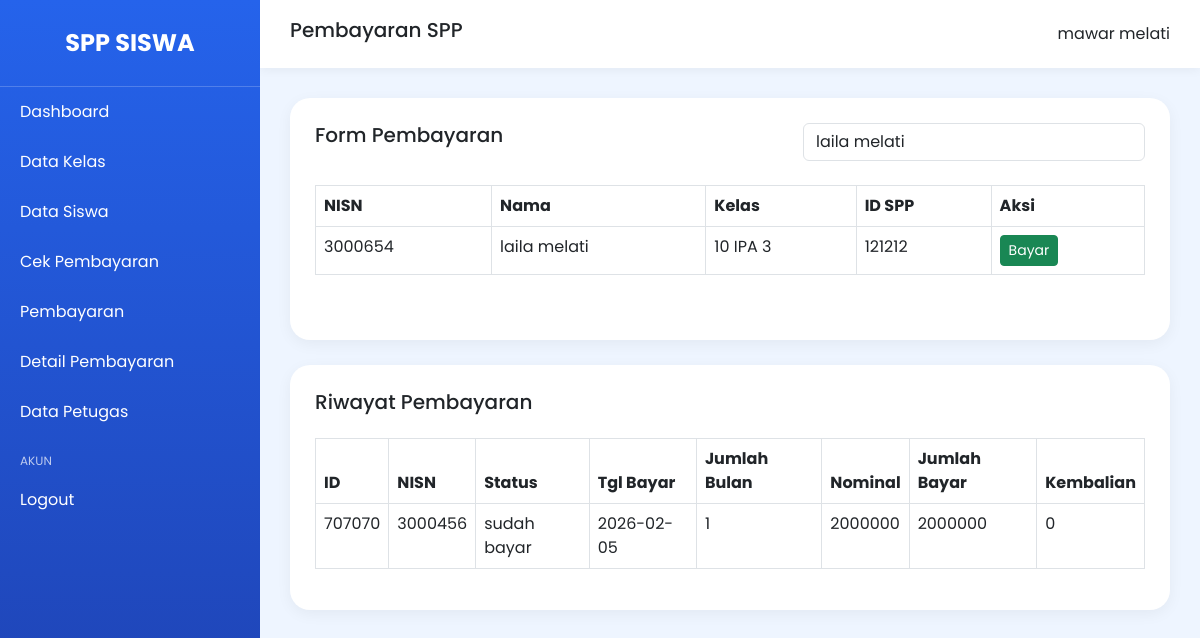
The app's page /modul/pembayaran/index.php?cari=laila melati (signed in) with its own data.
### tables this page shows
CREATE TABLE `tb_siswa` (
  `nisn` varchar(10) NOT NULL,
  `nis` varchar(10) DEFAULT NULL,
  `nama` varchar(50) DEFAULT NULL,
  `id_kelas` varchar(11) DEFAULT NULL,
  `nama_kelas` varchar(10) DEFAULT NULL,
  `alamat` text DEFAULT NULL,
  `no_telp` varchar(13) DEFAULT NULL,
  `id_spp` varchar(40) DEFAULT NULL
);

CREATE TABLE `tb_pembayaran` (
  `id_pembayaran` varchar(11) NOT NULL,
  `status` enum('belum bayar','sudah bayar','','') NOT NULL,
  `nisn` varchar(10) NOT NULL,
  `tgl_bayar` date NOT NULL,
  `tgl_terakhir_bayar` date NOT NULL,
  `batas_pembayaran` date NOT NULL,
  `jumlah_bulan` varchar(10) NOT NULL,
  `id_spp` varchar(40) NOT NULL,
  `nominal_bayar` varchar(100) NOT NULL,
  `jumlah_bayar` varchar(40) NOT NULL,
  `kembalian` varchar(100) NOT NULL
);

### modul/pembayaran/index.php (the view, shortened to what this page needs)
<?php
include '../../config/koneksi.php';
$cari = '';
if (isset($_GET['cari'])) {
    $cari = $_GET['cari'];
}
$data = mysqli_query($conn, "
    SELECT * FROM tb_siswa
    WHERE
    nama LIKE '%$cari%'
    OR nisn LIKE '%$cari%'
");
$pembayaran = mysqli_query($conn, "
    SELECT * FROM tb_pembayaran
");
?>
<!DOCTYPE html>
<html>
<head>
    <link href="https://cdn.jsdelivr.net/npm/bootstrap@5.3.0/dist/css/bootstrap.min.css" rel="stylesheet">
</head>
<body>
<div class="wrapper">
    <div class="sidebar">
        <div class="brand">
            SPP SISWA
        </div>
        <a href="../../index.php">Dashboard</a>
        <a href="../data kelas/index.php">Data Kelas</a>
        <a href="../data siswa/index.php">Data Siswa</a>
        <a href="../cek pembayaran/index.php">Cek Pembayaran</a>
        <a href="../pembayaran/index.php">Pembayaran</a>
        <a href="../detail pembayaran/index.php">Detail Pembayaran</a>
        <a href="../data petugas/index.php">Data Petugas</a>
        <div class="menu-title">AKUN</div>
        <a href="../../logout.php">Logout</a>
    </div>
    <div class="content">
        <div class="navbar-custom">
            <h5>Pembayaran SPP</h5>
            <div>
                <?= $_SESSION['nama_petugas']; ?>
            </div>
        </div>
        <div class="main-content">
            <div class="card-box">
                <div class="d-flex justify-content-between mb-4">
                    <h5>Form Pembayaran</h5>
                    <form method="GET">
                        <input
                            type="text"
                            name="cari"
                            class="form-control"
                            placeholder="Cari siswa / NISN"
                            value="<?= $cari; ?>"
                        >
                    </form>
                </div>
                <div class="table-responsive mb-4">
                    <table class="table table-bordered table-hover">
                        <thead>
                            <tr>
                                <th>NISN</th>
                                <th>Nama</th>
                                <th>Kelas</th>
                                <th>ID SPP</th>
                                <th>Aksi</th>
                            </tr>
                        </thead>
                        <tbody>
                        <?php while($d = mysqli_fetch_array($data)) { ?>
                            <tr>
                                <td><?= $d['nisn']; ?></td>
                                <td><?= $d['nama']; ?></td>
                                <td><?= $d['nama_kelas']; ?></td>
                                <td><?= $d['id_spp']; ?></td>
                                <td>
                                    <button
                                        class="btn btn-success btn-sm"
                                        data-bs-toggle="modal"
                                        data-bs-target="#bayar<?= $d['nisn']; ?>"
                                    >
                                        Bayar
                                    </button>
                                </td>
                            </tr>
                        <?php } ?>
                        </tbody>
                    </table>
                </div>
            </div>
            <div class="card-box">
                <h5 class="mb-4">
                    Riwayat Pembayaran
                </h5>
                <div class="table-responsive">
                    <table class="table table-bordered table-hover">
                        <thead>
                            <tr>
                                <th>ID</th>
                                <th>NISN</th>
                                <th>Status</th>
                                <th>Tgl Bayar</th>
                                <th>Jumlah Bulan</th>
                                <th>Nominal</th>
                                <th>Jumlah Bayar</th>
                                <th>Kembalian</th>
                            </tr>
                        </thead>
                        <tbody>
                        <?php while($p = mysqli_fetch_array($pembayaran)) { ?>
                            <tr>
                                <td><?= $p['id_pembayaran']; ?></td>
                                <td><?= $p['nisn']; ?></td>
                                <td><?= $p['status']; ?></td>
                                <td><?= $p['tgl_bayar']; ?></td>
                                <td><?= $p['jumlah_bulan']; ?></td>
                                <td><?= $p['nominal_bayar']; ?></td>
                                <td><?= $p['jumlah_bayar']; ?></td>
                                <td><?= $p['kembalian']; ?></td>
                            </tr>
                        <?php } ?>
                        </tbody>
                    </table>
                </div>
            </div>
        </div>
    </div>
</div>
</body>
</html>

### modul/pembayaran/index.php (style rules this page uses)
body { margin:0; font-family:'Poppins', sans-serif; background:#eef5ff; }
.wrapper { display:flex; }
.sidebar { width:260px; min-height:100vh; background:linear-gradient(180deg,#2563eb,#1e40af); position:fixed; color:white; }
.brand { padding:25px; text-align:center; font-size:24px; font-weight:700; border-bottom:1px solid rgba(255,255,255,0.2); }
.menu-title { padding:15px 20px 5px; font-size:12px; opacity:0.7; }
.sidebar a { display:block; color:white; text-decoration:none; padding:13px 20px; transition:0.3s; }
.content { margin-left:260px; width:100%; }
.navbar-custom { background:white; padding:18px 30px; display:flex; justify-content:space-between; align-items:center; box-shadow:0 2px 10px rgba(0,0,0,0.05); }
.main-content { padding:30px; }
.card-box { background:white; border-radius:20px; padding:25px; box-shadow:0 4px 15px rgba(0,0,0,0.05); margin-bottom:25px; }
.table thead { background:#2563eb; color:white; }

### records on screen
tb_siswa: nisn "3000654", nama "laila melati", nama_kelas "10 IPA 3", id_spp "121212"
tb_pembayaran: id_pembayaran "707070", nisn "3000456", status "sudah bayar", tgl_bayar "2026-02-05", jumlah_bulan "1", nominal_bayar "2000000", jumlah_bayar "2000000", kembalian "0"

### other values on screen
$_SESSION['nama_petugas'] "mawar melati"
